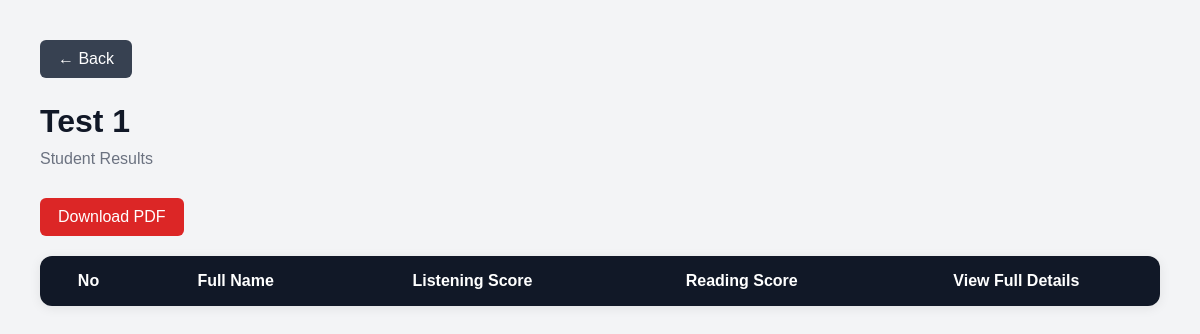
/results/1/, run on an earlier commit of the app's database.
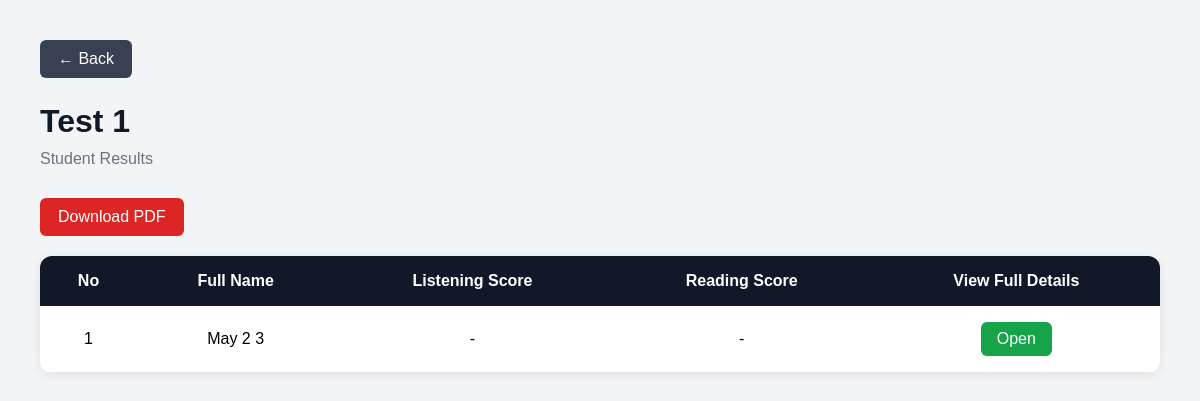
And on a later commit of the database.
### core/models.py (models this page shows)
class ResultsTable(models.Model):
    exam_session = models.ForeignKey(           # ← new
        ExamSession,
        on_delete=models.SET_NULL,
        null=True, blank=True,
        related_name='results'
    )
    session_id = models.CharField(max_length=50, primary_key=True, unique=True)
    username = models.CharField(max_length=100)
    session_date = models.DateTimeField(auto_now_add=True)

### core/views.py (the view)
# urls.py: path('results/<str:session_id>/', views.view_results_detail, name='view_results_detail'),
def view_results_detail(request, session_id):
    exam_session = get_object_or_404(
        ExamSession,
        id=session_id
    )
    results = ResultsTable.objects.filter(
        exam_session=exam_session
    ).order_by('-session_date')
    students = []
    for index, result in enumerate(results, start=1):
        listening = ListeningResults.objects.filter(
            session=result
        ).first()
        reading = ReadingResults.objects.filter(
            session=result
        ).first()
        writing = WritingResults.objects.filter(
            session=result
        ).first()
        students.append({
            'number': index,
            'result': result,
            'listening': listening,
            'reading': reading,
            'writing': writing,
        })
    return render(request, 'core/results_detail.html', {
        'exam_session': exam_session,
        'students': students,
    })

### core/templates/core/results_detail.html (shortened to what this page needs)
<!DOCTYPE html>
<html lang="en">
<head>
</head>
<body>
    <div class="container">
        <a
            href="{% url 'view_results' %}"
            class="back-btn"
        >
            ← Back
        </a>
        <h1 class="page-title">
            {{ exam_session.name }}
        </h1>
        <p class="page-subtitle">
            Student Results
        </p>
        <a
            href="{% url 'download_session_pdf' exam_session.id %}"
            class="download-btn"
        >
            Download PDF
        </a>
        <div class="table-wrapper">
            <table>
                <thead>
                    <tr>
                        <th>No</th>
                        <th>Full Name</th>
                        <th>Listening Score</th>
                        <th>Reading Score</th>
                        <th>View Full Details</th>
                    </tr>
                </thead>
                <tbody>
                    {% for student in students %}
                    <tr>
                        <td>
                            {{ student.number }}
                        </td>
                        <td>
                            {{ student.result.username }}
                        </td>
                        <td>
                            {% if student.listening %}
                                {{ student.listening.listening_mark }}
                            {% else %}
                                -
                            {% endif %}
                        </td>
                        <td>
                            {% if student.reading %}
                                {{ student.reading.reading_mark }}
                            {% else %}
                                -
                            {% endif %}
                        </td>
                        <td>
                            <a
                                href="{% url 'student_full_result' student.result.session_id %}"
                                class="details-btn"
                            >
                                Open
                            </a>
                        </td>
                    </tr>
                    {% endfor %}
                </tbody>
            </table>
        </div>
    </div>
</body>
</html>

What changed in the data, as far as the page shows it:
added ResultsTable: number "1", result.username "May 2 3"
